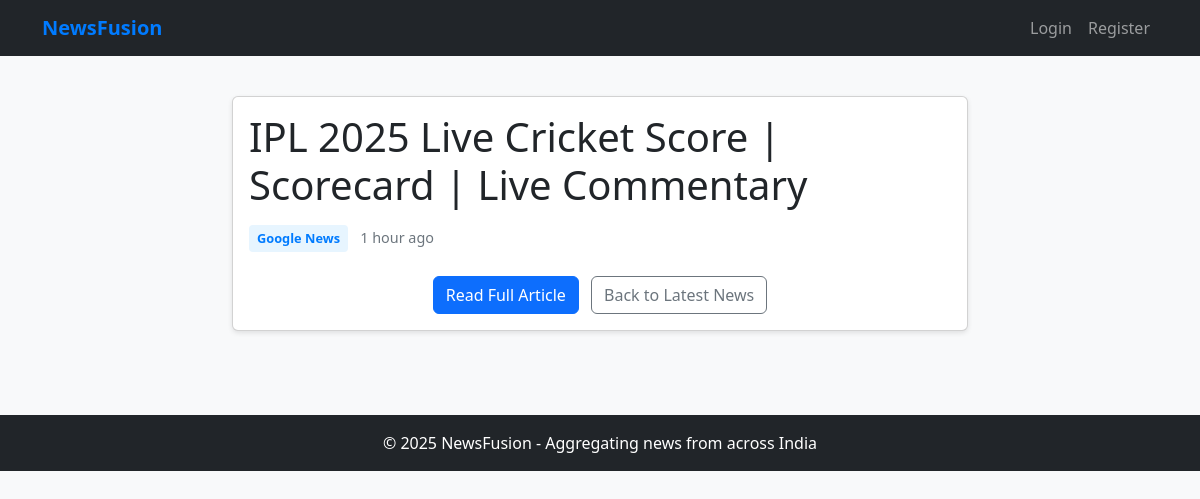
The app's page /article/1/ with its own data.
### newsapp/models.py (models this page shows, shortened)
class Article(models.Model):
    title = models.CharField(max_length=255)
    summary = models.TextField(blank=True, null=True)
    url = models.URLField(max_length=500)
    source = models.CharField(max_length=100)  # Publisher name
    published_time = models.CharField(max_length=100, blank=True, null=True)
    keyword = models.CharField(max_length=100, blank=True, null=True)
    content_hash = models.CharField(max_length=64, unique=True)
    created_at = models.DateTimeField(auto_now_add=True)
    class Meta:
        ordering = ['-created_at']
        indexes = [
            models.Index(fields=['keyword']),
            models.Index(fields=['content_hash']),
        ]

### newsapp/views.py (the view)
# urls.py: path('article/<int:article_id>/', views.google_news_detail, name='article_detail'),
def google_news_detail(request, article_id):
    article = get_object_or_404(Article, id=article_id)
    keyword = request.GET.get('q', '')
    context = {
        'article': article,
        'keyword': keyword,
        'from_search': bool(keyword)
    }
    return render(request, 'newsapp/google_news_detail.html', context)

### templates/newsapp/google_news_detail.html (shortened to what this page needs)
{% extends "base.html" %}
{% block content %}
<div class="row justify-content-center">
    <div class="col-md-8">
        <div class="card">
            <div class="card-body">
                <h1 class="card-title mb-3">{{ article.title }}</h1>
                <div class="mb-4">
                    <span class="news-source">{{ article.source }}</span>
                    {% if article.published_time %}
                    <span class="news-date ms-2">{{ article.published_time }}</span>
                    {% endif %}
                </div>
                <div class="text-center mt-4">
                    <a href="{{ article.url }}" target="_blank" class="btn btn-primary">Read Full Article</a>
                    {% if from_search %}
                    <a href="{% url 'search' %}?q={{ keyword }}" class="btn btn-outline-secondary ms-2">Back to Search</a>
                    {% else %}
                    <a href="{% url 'index' %}" class="btn btn-outline-secondary ms-2">Back to Latest News</a>
                    {% endif %}
                </div>
            </div>
        </div>
    </div>
</div>
{% endblock %}

### static/css/style.css (style rules this page uses)
.card { transition: transform 0.3s ease, box-shadow 0.3s ease; }
.news-source { display: inline-block; background-color: #e7f5ff; color: #0d6efd; padding: 0.25rem 0.5rem; border-radius: 0.25rem; font-size: 0.8rem; font-weight: bold; }
.news-date { font-size: 0.8rem; color: #6c757d; }

### templates/base.html (style rules this page uses)
body { padding-top: 56px; background-color: #f8f9fa; }
.card { margin-bottom: 20px; box-shadow: 0 2px 5px rgba(0,0,0,0.1); transition: all 0.3s; }
.news-date { color: #6c757d; font-size: 0.9rem; }
.news-source { font-weight: bold; color: #007bff; }

### records on screen
Article: title "IPL 2025 Live Cricket Score | Scorecard | Live Commentary", source "Google News", published_time "1 hour ago"
